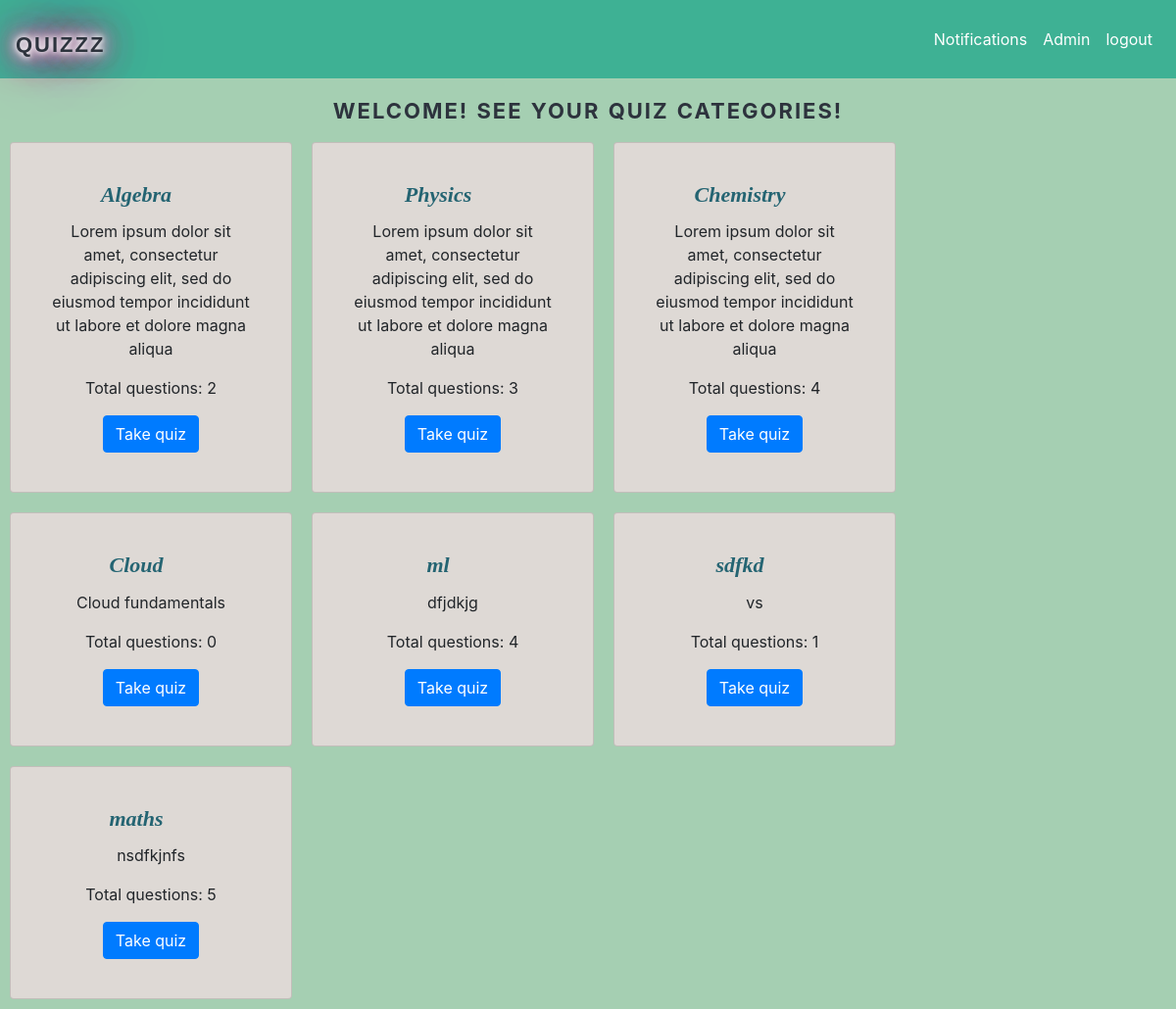
The app's page / (signed in) with its own data.
### qhome/models.py (models this page shows, shortened)
class Quiz(models.Model):
    name = models.CharField(max_length=50)
    desc = models.CharField(max_length=500)
    no_of_questions = models.IntegerField(default=1)

### qhome/views.py (the view)
# urls.py: path('', views.index, name='index'),
@login_required(login_url='/accounts/login/')
def index(request):
    quiz = Quiz.objects.all()
    return render(request, "index.html", {'quiz' : quiz})

### templates/index.html (shortened to what this page needs)
{% extends 'base.html' %}
{% block body %}
{% if not user.is_authenticated %}
{% else %}
<h3> Welcome! See your quiz categories! </h3>
<div style="display: flex; flex-direction: row; flex-wrap: wrap">
    {% for card in quiz %}
    <div class="card" style="width: 18rem; margin: 10px">
        <div class="card-body text-center">
            <div style="display: flex; flex-direction: row;">
                <h5 class="card-title mx-auto">{{ card.name }}</h5>
                <div style="
          background: {{ card.color }};
          width: 20px;
          height: 20px;
          margin-left: 10px;
          border-radius: 50%;
        "></div>
            </div>
            <p class="card-text">{{ card.desc }}</p>
            <p class="card-text">Total questions: {{ card.no_of_questions }}</p>
            <a href="/{{ card.id }}" class="btn btn-primary">Take quiz</a>
        </div>
    </div>
    {% endfor %}
</div>
{% endif %}
{% endblock %}

### templates/base.html (shortened to what this page needs)
<!DOCTYPE html>
<html lang="en">
<head>
	{% load static %}
	<link rel="stylesheet" href="https://stackpath.bootstrapcdn.com/bootstrap/4.1.1/css/bootstrap.min.css">
	<link rel="stylesheet" type="text/css" href="{% static 'css/base.css' %}">
</head>
<body>
{% load static %}
<div class="container-fluid">
	<nav class="navbar navbar-expand-sm navbar-custom navbar-light">
		<a class="navbar-brand custom" href="{% url 'index' %}"><h3>Quizzz</h3></a>
		{% if user.is_authenticated %}
		<div class="collapse navbar-collapse" id="collapsibleNavbar">
			<ul class="navbar-nav ml-auto">
				<li class="nav-item">
					<a class="nav-link active">Notifications</a>
				</li>
				{% if user.is_superuser %}
				<li class="nav-item">
					<a class="nav-link active" href="{% url 'admin_view' %}">Admin</a>
				</li>
				{% endif %}
				<li class="nav-item">
					<a class="nav-link active" href="{% url 'logout' %}">logout</a>
				</li>
			</ul>
		</div>
		{% endif %}
	</nav>
</div>
{% block body %}
{% endblock %}
</body>
</html>

### static/css/base.css (style rules this page uses)
body { background: #A5CFB2 url("/static/img/bkg.png"); background-size: 100%; }
html,body { height : 100%; }
.navbar-brand { font-family: 'Abril+Fatface', cursive, sans-serif; text-shadow: 0 0 5px #fff, 0 0 10px #fff, 0 0 15px #fff, 0 0 20px #ff2d95, 0 0 30px #ff2d95, 0 0 40px #ff2d95, 0 0 50px #ff2d95, 0 0 75px #ff2d95; letter-spacing: 3px; }
.navbar-custom { background-color: #3eb194; }
.navbar a { color: white !important; }
.container-fluid { padding-right: 0px; padding-left: 0px; margin-right: auto; margin-left: auto; }
.card { background-color: #DED9D5; padding:20px; margin:30px; }
h3 { text-align: center; font-size: 22px; font-weight: 700; color: #2d333d; text-transform: uppercase; word-spacing: 1px; letter-spacing:2px; padding-top:20px; }
.card-title { font-size: 22px; text-transform: none; font-weight: bold; font-style: italic; font-family: "Playfair Display","Bookman",serif; color:#246472; letter-spacing:none; }

### records on screen
Quiz: name "Algebra", desc "Lorem ipsum dolor sit amet, consectetur adipiscing elit, sed do eiusmod tempor incididunt ut labore et dolore magna aliqua", no_of_questions "2"
Quiz: name "Physics", desc "Lorem ipsum dolor sit amet, consectetur adipiscing elit, sed do eiusmod tempor incididunt ut labore et dolore magna aliqua", no_of_questions "3"
Quiz: name "Chemistry", desc "Lorem ipsum dolor sit amet, consectetur adipiscing elit, sed do eiusmod tempor incididunt ut labore et dolore magna aliqua", no_of_questions "4"
Quiz: name "Cloud", desc "Cloud fundamentals", no_of_questions "0"
Quiz: name "ml", desc "dfjdkjg", no_of_questions "4"
Quiz: name "sdfkd", desc "vs", no_of_questions "1"
Quiz: name "maths", desc "nsdfkjnfs", no_of_questions "5"
